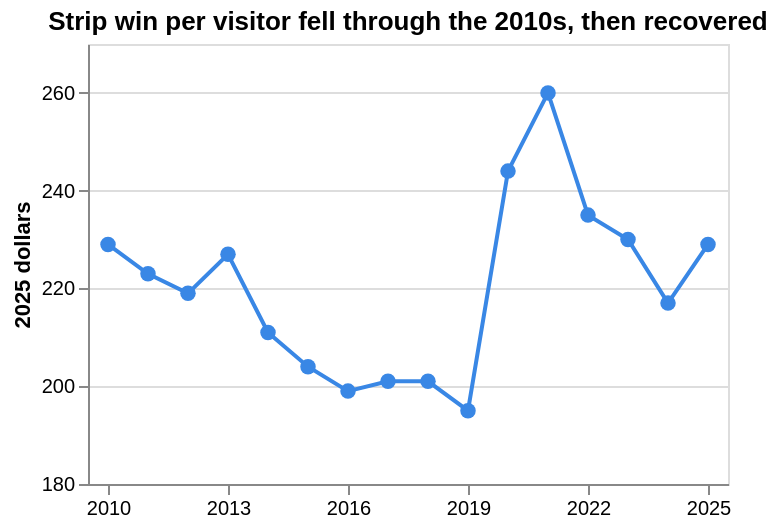

Notebook source saved alongside this figure:
### Code cell
#| hide
#| caption: Strip win divided by all Las Vegas visitors, in 2025 dollars. The 2020–21 spike is the closure: visitor counts fell further than gaming, probably because locals and drive-in players kept playing.
alt.Chart(v).mark_line(color=BLUE, strokeWidth=2, point=alt.OverlayMarkDef(size=60, filled=True, color=BLUE)).encode(
    x=alt.X("year:O", title=None, axis=alt.Axis(labelAngle=0, values=list(range(2010, 2026, 3)))),
    y=alt.Y("per_visitor:Q", title="2025 dollars", scale=alt.Scale(domain=[180, 270])),
    tooltip=["year:O", alt.Tooltip("per_visitor:Q", title="Win per visitor (2025 $)", format=",.0f")]
).properties(height=220, title="Strip win per visitor fell through the 2010s, then recovered")

### Figure 1 — Vega-Lite specification as saved in the notebook (floating-point values rounded to 4 significant figures)
{"config": {"view": {"continuousWidth": 300, "continuousHeight": 300}}, "data": {"name": "data-1e1521962fb6f0c495507909d7716381"}, "mark": {"type": "line", "color": "#3987e5", "point": {"color": "#3987e5", "filled": true, "size": 60}, "strokeWidth": 2}, "encoding": {"tooltip": [{"field": "year", "type": "ordinal"}, {"field": "per_visitor", "format": ",.0f", "title": "Win per visitor (2025 $)", "type": "quantitative"}], "x": {"axis": {"labelAngle": 0, "values": [2010, 2013, 2016, 2019, 2022, 2025]}, "field": "year", "title": null, "type": "ordinal"}, "y": {"field": "per_visitor", "scale": {"domain": [180, 270]}, "title": "2025 dollars", "type": "quantitative"}}, "height": 220, "title": "Strip win per visitor fell through the 2010s, then recovered", "$schema": "https://vega.github.io/schema/vega-lite/v6.4.1.json", "datasets": {"data-1e1521962fb6f0c495507909d7716381": [{"year": 2010, "visitors_m": 37.3, "per_visitor": 229.0, "period": "normal"}, {"year": 2011, "visitors_m": 38.9, "per_visitor": 223.0, "period": "normal"}, {"year": 2012, "visitors_m": 39.7, "per_visitor": 219.0, "period": "normal"}, {"year": 2013, "visitors_m": 39.7, "per_visitor": 227.0, "period": "normal"}, {"year": 2014, "visitors_m": 41.1, "per_visitor": 211.0, "period": "normal"}, {"year": 2015, "visitors_m": 42.3, "per_visitor": 204.0, "period": "normal"}, {"year": 2016, "visitors_m": 42.9, "per_visitor": 199.0, "period": "normal"}, {"year": 2017, "visitors_m": 42.2, "per_visitor": 201.0, "period": "normal"}, {"year": 2018, "visitors_m": 42.1, "per_visitor": 201.0, "period": "normal"}, {"year": 2019, "visitors_m": 42.5, "per_visitor": 195.0, "period": "normal"}, {"year": 2020, "visitors_m": 19.0, "per_visitor": 244.0, "period": "COVID"}, {"year": 2021, "visitors_m": 32.2, "per_visitor": 260.0, "period": "COVID"}, {"year": 2022, "visitors_m": 38.8, "per_visitor": 235.0, "period": "normal"}, {"year": 2023, "visitors_m": 40.8, "per_visitor": 230.0, "period": "normal"}, {"year": 2024, "visitors_m": 41.7, "per_visitor": 217.0, "period": "normal"}, {"year": 2025, "visitors_m": 38.5, "per_visitor": 229.0, "period": "normal"}]}}
